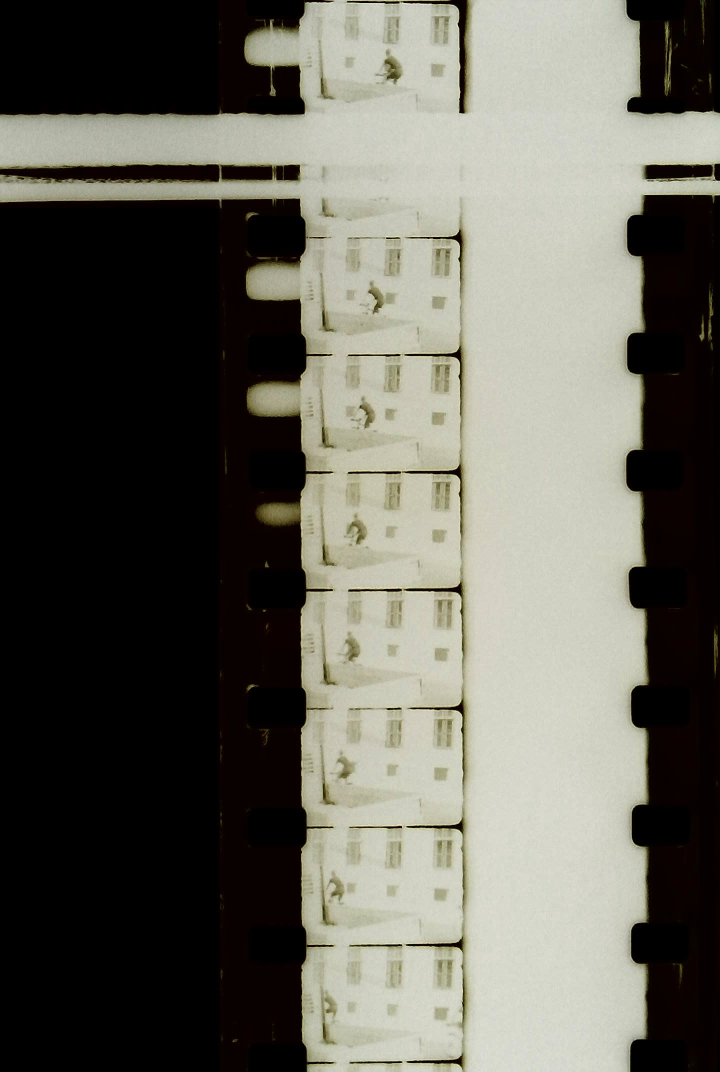
#> input picture example.jpeg, 1440 x 2144 px (shown at 1/2 size)
$ python crop.py example.jpeg
#> lines starting #> are read from the running program, lines starting #| are printed output that depends on the picture; after the words box and inside, x2 and y2 are one past the last pixel; in counts of white or black regions, pixels touching at a corner belong together
from sys import argv
import time
from statistics import median, median_low
import tempfile
from itertools import count, pairwise
from PIL import Image, ImageOps, ImageDraw
import numpy
import subprocess

file = argv[1]

image = Image.open(file)
#> image is the input picture: PIL image 1440x2144 RGB; mean R, G, B 101, 99.8, 90.4

trim_mask = image.convert("L").point(lambda p: 255 if p > 40 else 0)
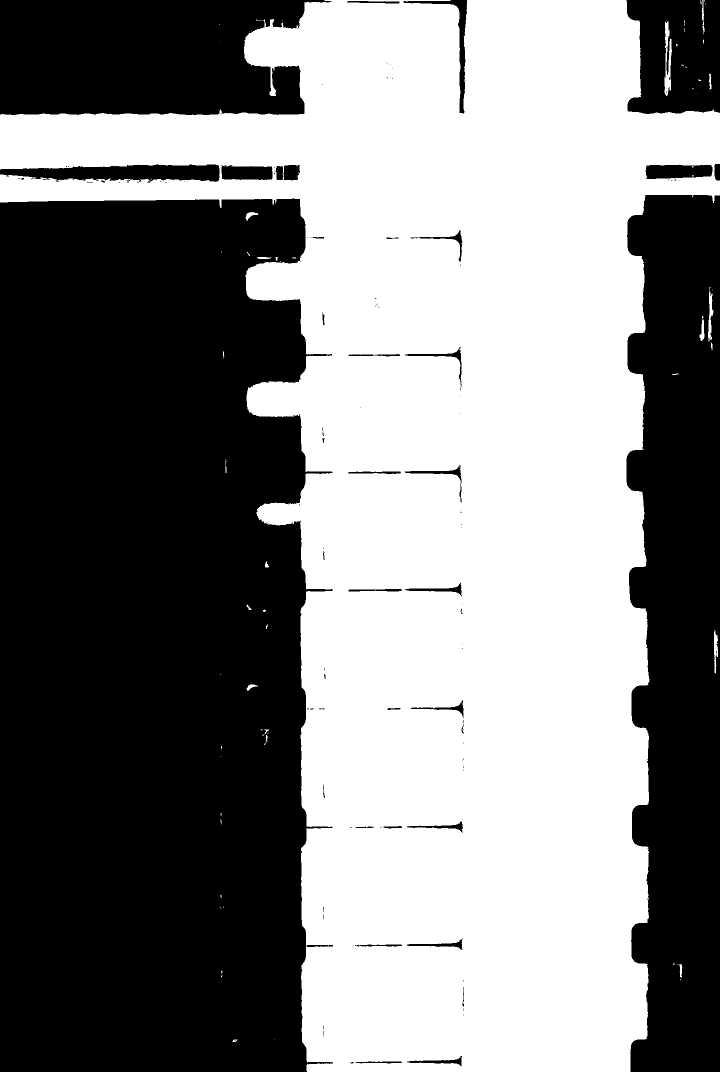
#> trim_mask: PIL image 1440x2144 L (shown at 1/2 size); 51.1% white; 138 black regions (100 under 20 px), largest, box (x1, y1, x2, y2) and area: (0, 397, 666, 2144) 1036741, (1253, 390, 1440, 2144) 278143, (0, 0, 664, 230) 128864

data = numpy.asarray(trim_mask)

w, h = image.size
#> w = 1440; h = 2144

for x in range(0, w):
    column = data[:, x]
    avr = numpy.average(column)
    if avr > 100:
        image = image.crop((x, 0, w, h))
        trim_mask = trim_mask.crop((x, 0, w, h))
        break
#> this loop made 603 passes
#> avr on passes 1 to 3: 19.74, 19.74, 19.74
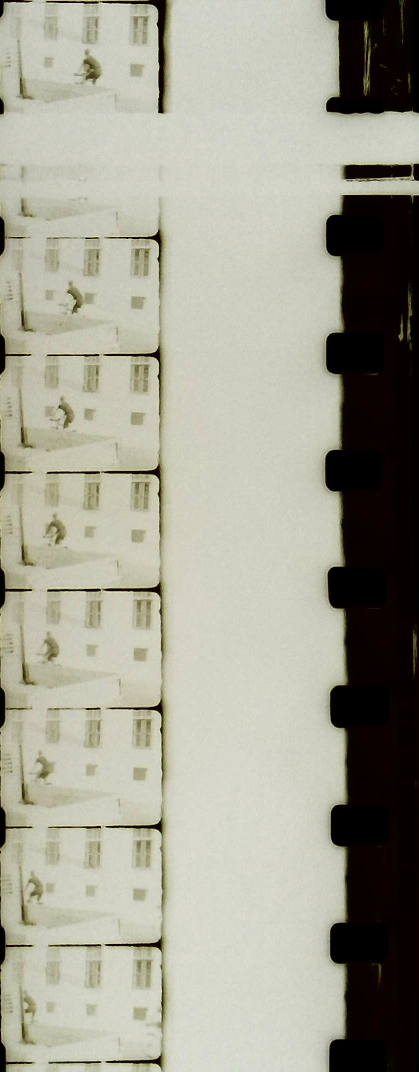
#> image: PIL image 838x2144 RGB (shown at 1/2 size); mean R, G, B 161.7, 160.8, 146.3
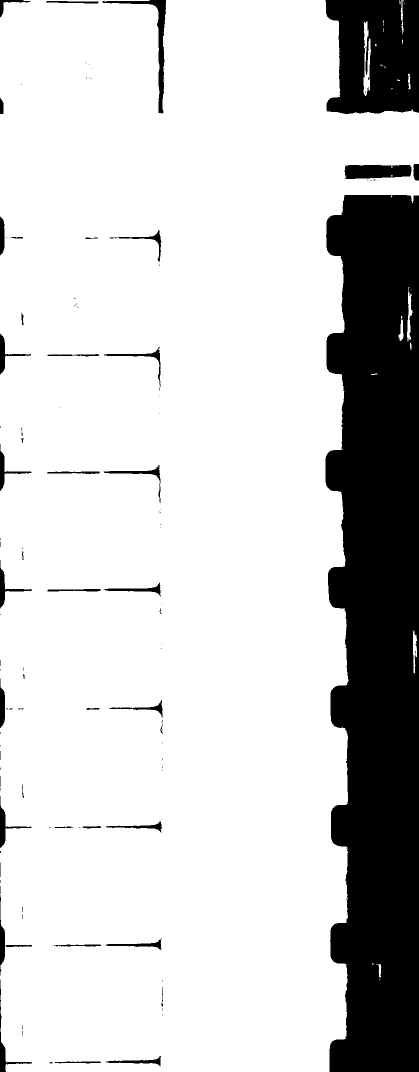
#> trim_mask: PIL image 838x2144 L (shown at 1/2 size); 81.2% white; 132 black regions (89 under 20 px), largest, box (x1, y1, x2, y2) and area: (651, 390, 838, 2144) 278143, (651, 0, 838, 228) 35950, (689, 329, 823, 358) 3320

for x in range(w - 1, 0, -1):
    row = data[:, x]
    avr = numpy.average(row)
    if avr > 100:
        w2, h2 = image.size
        image = image.crop((0, 0, w2 - (w - x), h2))
        trim_mask = trim_mask.crop((0, 0, w2 - (w - x), h2))
        break
#> this loop made 151 passes
#> avr on passes 1 to 12: 15.7, 15.82, 15.82, 15.82, 18.79, 20.22, 19.74, 21.17, 25.1, 26.52, 27.59, 26.88
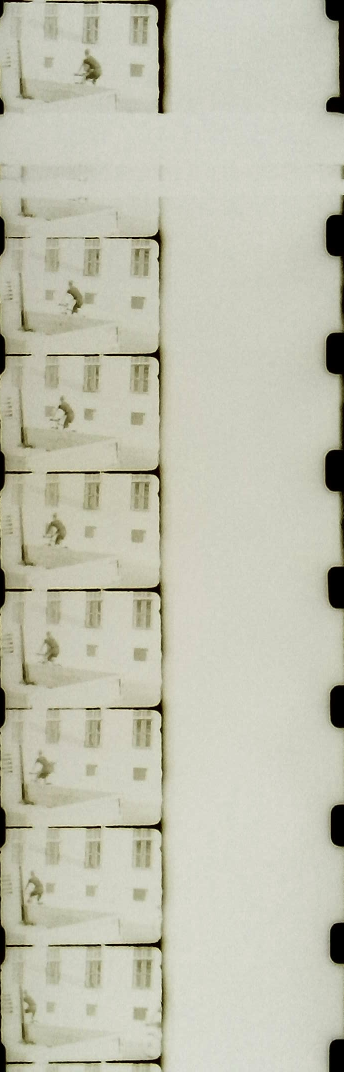
#> image: PIL image 687x2144 RGB (shown at 1/2 size); mean R, G, B 192.6, 192.6, 175.5
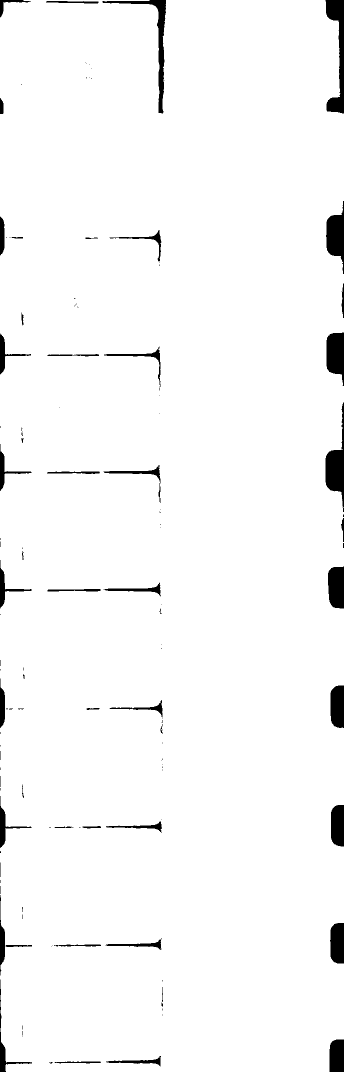
#> trim_mask: PIL image 687x2144 L (shown at 1/2 size); 97.2% white; 131 black regions (81 under 20 px), largest, box (x1, y1, x2, y2) and area: (651, 0, 687, 227) 3632, (651, 805, 687, 1015) 3169, (205, 0, 332, 227) 3130

# chop in half

w, h = image.size
#> w = 687

# Chop into frames
naive_height = 235

trim_mask.save("trim_mask.bmp")

y = 0
data = numpy.asarray(trim_mask)

found_maybe_frames = []
while y < h:
    row = data[y]
    avr = numpy.average(row)
    if avr < 80:
        found_maybe_frames.append(y)
        y += int(naive_height * 0.8)
        continue
    y += 1
#> this loop made 2144 passes
#> avr on passes 1 to 3: 212.3, 211.6, 158.9
#> after the loop, found_maybe_frames = []; y = 2144


maybe_frame_heights = [b - a for a, b in pairwise(found_maybe_frames)]
#> maybe_frame_heights = []
#> (the run stopped early here; a loop or call above may not have finished)
